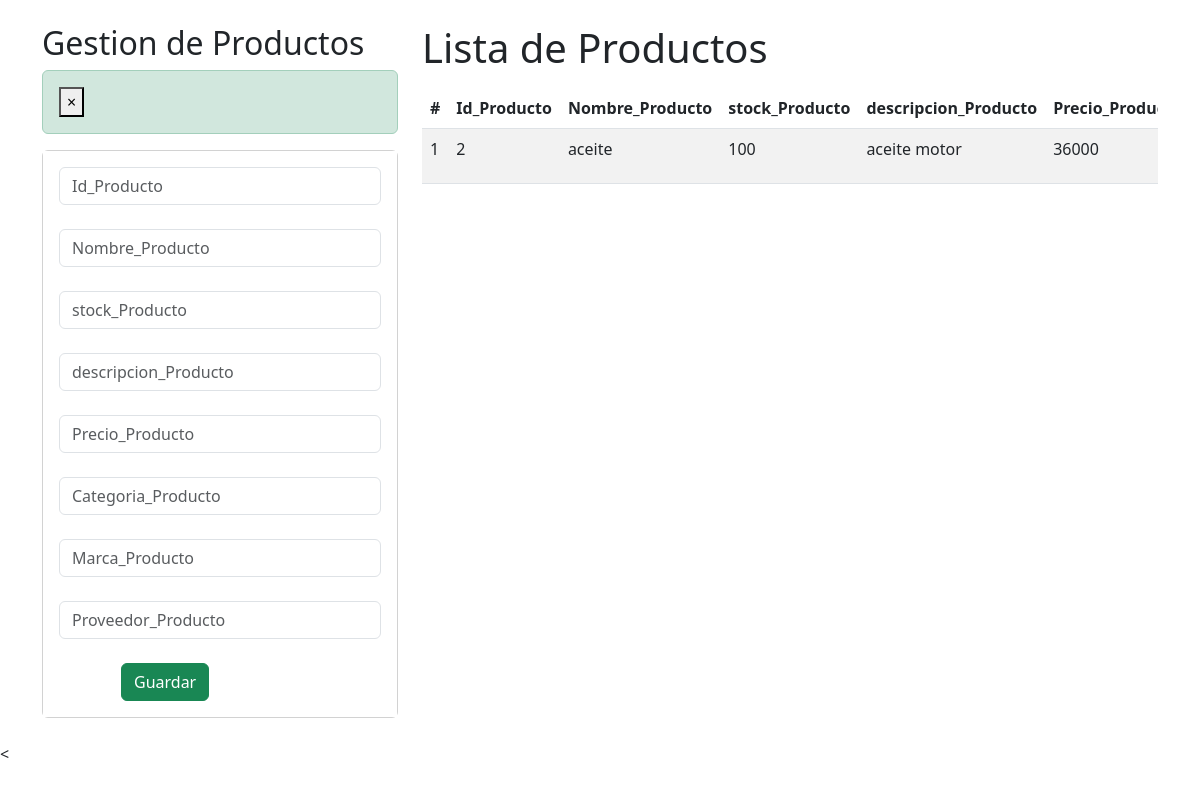
/crud_productos/, run on an earlier commit of the app's database.
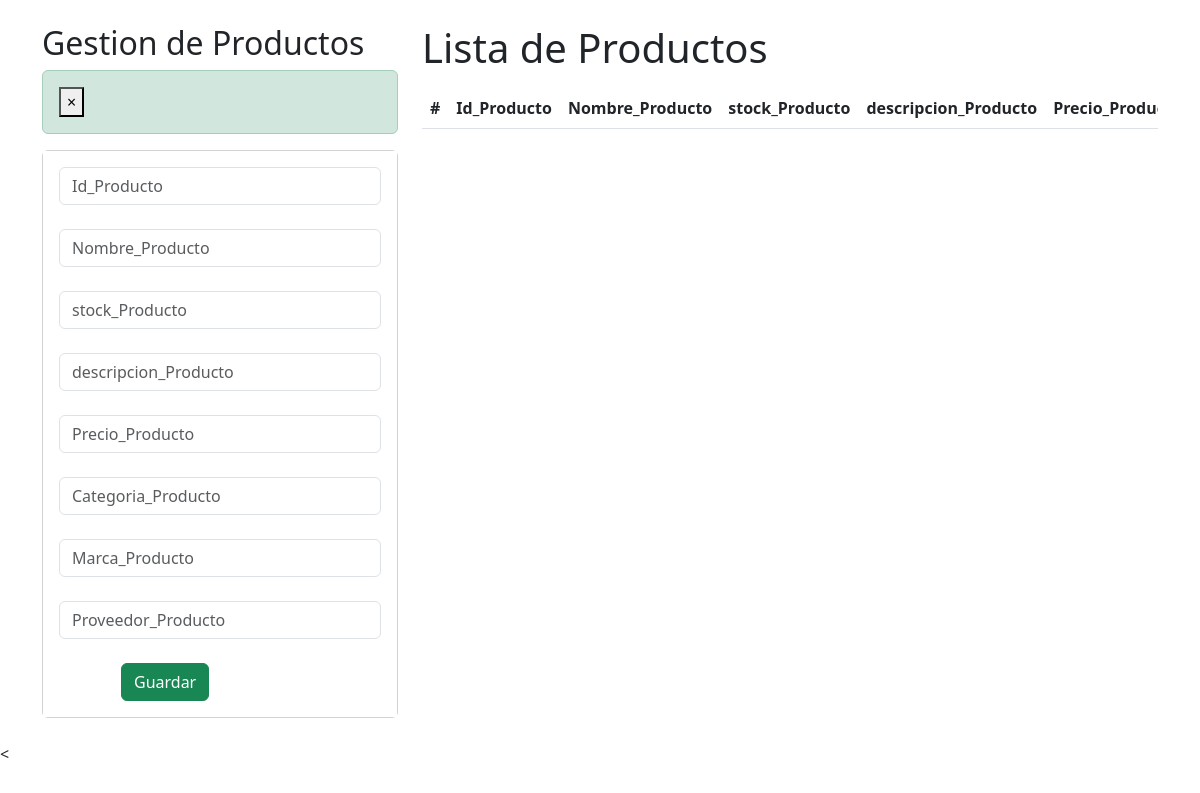
And on a later commit of the database.
### API_Rest/models.py (models this page shows, shortened)
class Producto(models.Model):
    Id_Producto = models.CharField(primary_key=True, max_length=7)
    Nombre_Producto = models.CharField(max_length=30)
    stock_Producto = models.IntegerField()
    descripcion_Producto = models.CharField(max_length=100)
    Precio_Producto = models.IntegerField()
    Categoria_Producto = models.CharField(max_length=30)
    Marca_Producto = models.CharField(max_length=30)
    Proveedor_Producto = models.CharField(max_length=40)
    habilitado = models.BooleanField(default=True)

### API_Rest/views.py (the view)
# urls.py: path("crud_productos/", crud_productos, name="crud_productos"),
def crud_productos(request):
    productos = Producto.objects.all()
    return render(request, "core/crud_productos.html", {"productos": productos})

### API_Rest/templates/core/crud_productos.html (shortened to what the changed rows need)
<!DOCTYPE html>
<html>
  {% load static %}
  <head>
    <link href="https://cdn.jsdelivr.net/npm/bootstrap@5.3.0/dist/css/bootstrap.min.css" rel="stylesheet">
  </head>
    <body>
        <div id="cont_fondo">
            <div class="container py-4">
                <div class="row">
                    <div class="col-sm-12 col-md-6 col-lg-4 col-xl-4">
                        <h2>Gestion de Productos</h2>
                    </div>
                    <div class="col-sm-12 col-md-6 col-lg-8 col-xl-8">
                        <h1>Lista de Productos</h1>
                        <div class="table-responsive py-2">
                            <table class="table table-striped">
                                <thead>
                                    <tr>
                                        <th>#</th>
                                        <th>Id_Producto</th>
                                        <th>Nombre_Producto</th>
                                        <th>stock_Producto</th>
                                        <th>descripcion_Producto</th>
                                        <th>Precio_Producto</th>
                                    </tr>
                                </thead>
                                <tbody>
                                    {% for p in productos %}
                                    <tr>
                                        <td>{{forloop.counter}}</td>
                                        <td>{{p.Id_Producto}}</td>
                                        <td>{{p.Nombre_Producto}}</td>
                                        <td>{{p.stock_Producto}}</td>
                                        <td>{{p.descripcion_Producto}}</td>
                                        <td>{{p.Precio_Producto}}</td>
                                    </tr>
                                    {% endfor %}
                                </tbody>
                            </table>
                        </div>
                    </div>
                </div>
            </div>
        </div>
    </body>
</body>
</html>

What changed in the data, as far as the page shows it:
removed Producto: Id_Producto "2", Nombre_Producto "aceite", stock_Producto "100", descripcion_Producto "aceite motor", Precio_Producto "36000"
